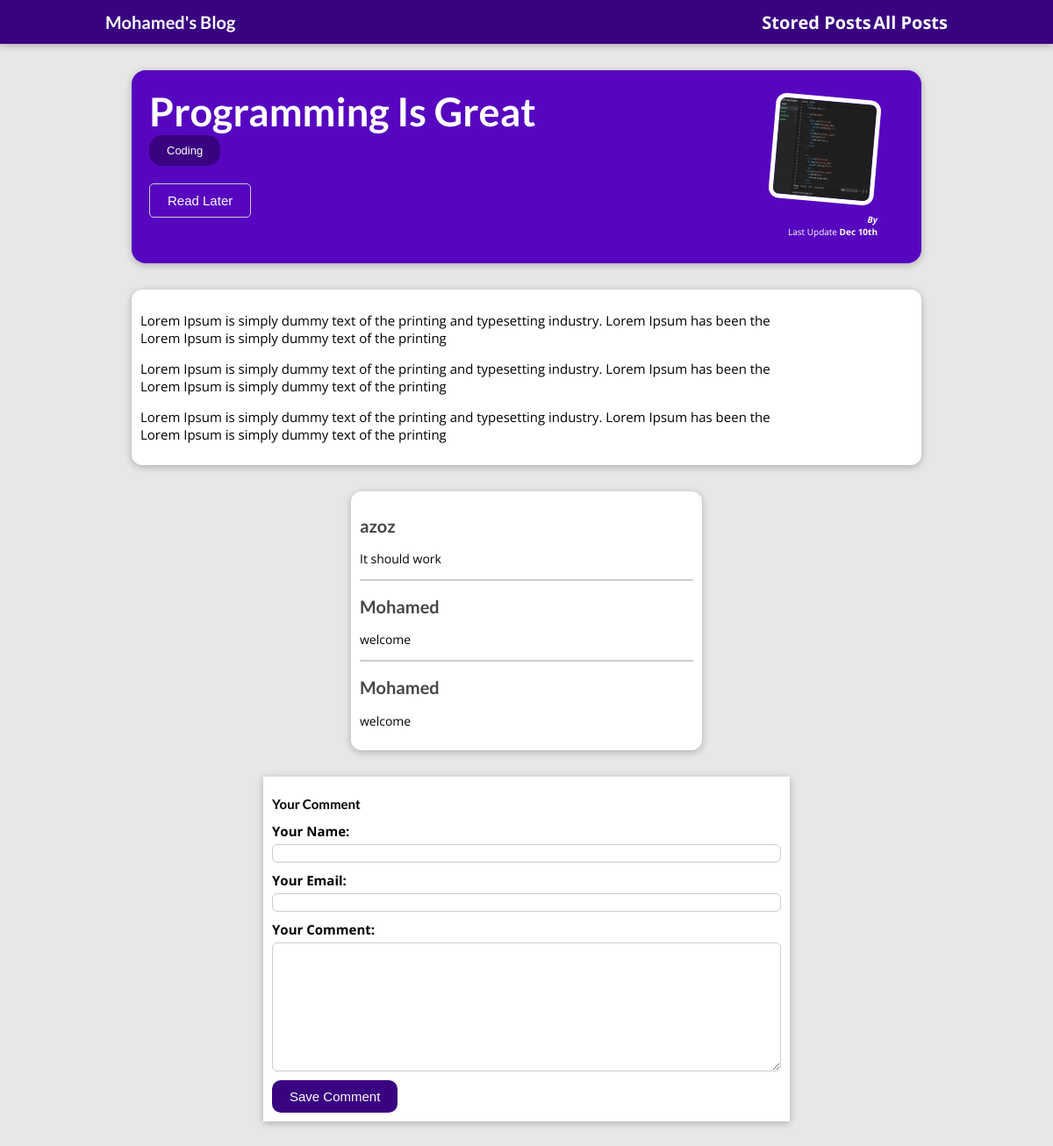
The page /posts/programming-is-great on the database its author committed.
### blog_app/models.py (models this page shows, shortened)
class Blog(models.Model):
    title = models.CharField(max_length=150)
    excerpt = models.CharField(max_length=250)
    image = models.ImageField(upload_to="images/")
    date = models.DateField(auto_now = True)
    slug =models.SlugField(blank=True,null=True)
    content = models.TextField(validators=[MinLengthValidator(10)])
    author = models.ForeignKey(Author,on_delete=models.SET_NULL,null=True,related_name="posts")
    tag = models.ManyToManyField(Tag,related_name="tags")
    def get_absolute_url(self):
        return reverse("blog:post", args=[self.slug])

class Tag(models.Model):
    caption = models.CharField(max_length=20)
    def __str__(self):
        return self.caption

class Comment(models.Model):
    user_name = models.CharField(max_length=120)
    user_email = models.EmailField()
    text = models.TextField(max_length=400)
    post = models.ForeignKey(Blog,on_delete=models.CASCADE,related_name="comments")

### blog_app/views.py (the view, shortened to what this page needs)
# urls.py: path("posts/<slug:slug>",views.Post.as_view(),name="post"),
class Post(View):
    def is_stored_post(self,request,post_id):
            stored_post = request.session.get("stored_post")
            if stored_post is not None:
                is_saved_for_later = post.id in stored_post
            else:
                is_saved_for_later = False
            return is_saved_for_later
    def get(self,request,slug):
        post = Blog.objects.get(slug=slug)
        return render(request,"blog_app/post-detail.html",context={
            "post":post,
            "tags":post.tag.all(),
            "comment_form":CommentForm,
            "comments":post.comments.all().order_by("-id"),
            "save_for_later":self.is_stored_post(request,post.id)
        })

### blog_app/templates/blog_app/post-detail.html (shortened to what this page needs)
{% extends 'base.html' %}
{% load static %}
{% block css_files %}
    <link rel="stylesheet" href="{% static 'blog_app/post_detail.css' %}">
{% endblock css_files %}
{% block body %}
    <section id="summary">
        <h2>{{post.title}}</h2>
        <div>
            {% for tag in tags %}
                    <button class="tags_btn">{{tag}}</button>
                {% endfor %}
        </div>
        <div id="read">
            <form action="{% url 'blog:read-later' %}" method="POST">
                <button>Read Later</button>
            </form>
        </div>
        <article>
            <img src="{{ post.image.url }}" alt="">
            <address>By {{post.author__fist_name}}</address>
            <div>
                Last Update <time>Dec 10th</time>
            </div>
        </article>
    </section>
    <main class="post_description">
        <p>{{post.content|linebreaks}}</p>
    </main>
    <section id="comments">
        <ul>
            {% for comment in comments %}
                <li>
                    <h2>{{comment.user_name}}</h2>
                    <p>{{comment.text|linebreaks}}</p>
                </li>
            {% endfor %}
        </ul>
    </section>
    <section id="comment_form">
        <h2>Your Comment</h2>
        <form action="{{ post.get_absolute_url }}" method="POST">
            {% for form_field in comment_form %}
                <div class="form-control">
                    {{form_field.label_tag}}
                    {{form_field}}
                </div>
            {% endfor %}
            <button class="save_comment">Save Comment</button>
        </form>
    </section>
{% endblock body %}

### templates/base.html (shortened to what this page needs)
{% load static %}
<!DOCTYPE html>
<html lang="ko">
<head>
    <link rel="stylesheet" href="{% static 'app.css' %}">
    {% block css_files %}{% endblock css_files %}
</head>
<body>
    <header id="main-navigation">
        <h1><a href="{% url 'blog:start' %}">Mohamed's Blog</a></h1>
        <nav>
            <a href="{% url 'blog:read-later' %}">Stored Posts</a>
            <a href="{% url 'blog:posts' %}">All Posts</a>
        </nav>
    </header>
    {% block body %}{% endblock body %}
</body>
</html>

### static/app.css (style rules this page uses)
* { box-sizing: border-box; }
html { font-size: 62.5%; font-family: 'Open Sans', 'Lato', sans-serif; }
body { margin: 0; }
h1, h2, h3 { font-family: 'Lato', sans-serif; font-weight: bold; }
#main-navigation { width: 100%; height: 5rem; display: flex; justify-content: space-between; align-items: center; padding: 0 10%; position: absolute; top: 0; left: 0; }
#main-navigation a { text-decoration: none; color: white; font-weight: bold; }
#main-navigation nav a { font-size: 2rem; }

### blog_app/static/blog_app/post_detail.css (style rules this page uses)
body { background-color: #e7e7e7; }
#main-navigation { background-color: #390281; box-shadow: 0 2px 8px rgba(0, 0, 0, 0.25); }
#summary { margin: 8rem auto 3rem auto; padding: 2rem; width: 90%; max-width: 90rem; border-radius: 16px; background-color: #5706c0; position: relative; box-shadow: 0 2px 8px rgba(0, 0, 0, 0.25); height: 22rem; }
#summary h2 { color: white; font-size: 4.5rem; padding:0; margin:0; }
#summary article { position: absolute; top: 2rem; right: 3rem; padding: 1rem 2rem; border-radius: 12px; text-align: right; color: white; }
#summary article img { width: 12rem; height: 12rem; border-radius: 12px; transform: rotateZ(5deg); border: 5px solid white; margin-bottom: 1rem; }
#summary .tags_btn { padding:1rem 2rem; background:#390281; color:#fff; border:none; border-radius: 15px; font-size: 1.3rem; font-weight: 500; }
#summary address { font-weight: bold; }
#summary time { font-weight: bold; }
main { width: 90%; max-width: 90rem; margin: 3rem auto; background-color: white; padding: 1rem; border-radius: 12px; box-shadow: 0 2px 8px rgba(0, 0, 0, 0.25); }
.post_description { font-size:15px; }
#comment_form { width:90%; max-width: 60rem; margin:3rem auto; padding:1rem; background:#fff; box-shadow: 0 2px 8px rgba(0,0,0,0.25); }
.form-control { margin-bottom: 1rem; }
.form-control label { font-weight: bold; margin-bottom: 0.5rem; font-size: 1.5rem; display:block; }
.form-control input, .form-control textarea { display:block; width:100%; font:inherit; padding:0.25rem; border-radius: 6px; border:1px solid #ccc; }
.save_comment { border:none; padding:1rem 2rem; background:#390281; color:#fff; font-size: 1.5rem; cursor:pointer; border-radius: 10px; }
#comments { margin:3rem auto; width:90%; max-width: 40rem; border-radius: 12px; background: #fff; box-shadow: 0 2px 8px rgba(0, 0, 0, 0.25); padding:1rem; }
#comments ul { list-style: none; margin:0; padding:0; }
#comments li { margin-bottom: 1rem; border-bottom: 2px solid #ccc; }
#comments li:last-of-type { border-bottom: none; }
#comments h2 { color:#464646; font-size: 2rem; }
#comments p { font-size: 1.4rem; }
#read button { border:1px solid #ccc; padding:1rem 2rem; border-radius: 5px; cursor: pointer; margin-top:2rem; font-size: 1.5rem; background:transparent; color:#fff; }

### rows shown on the page
Blog: title "Programming Is Great", image (picture), content "Lorem Ipsum is simply dummy text of the printing and typesetting industry. Lorem Ipsum has been the Lorem Ipsum is simply dummy text of the printing Lorem Ipsum is simply dummy text of the printing and typesetting industry. Lorem Ipsum has been the Lorem Ipsum is simply dummy text of the printing Lorem Ipsum is simply dummy text of the printing and typesetting industry. Lorem Ipsum has been the Lorem Ipsum is simply dummy text of the printing"
Tag: caption "Coding"
Comment: user_name "azoz", text "It should work"
Comment: user_name "Mohamed", text "welcome"
Comment: user_name "Mohamed", text "welcome"
